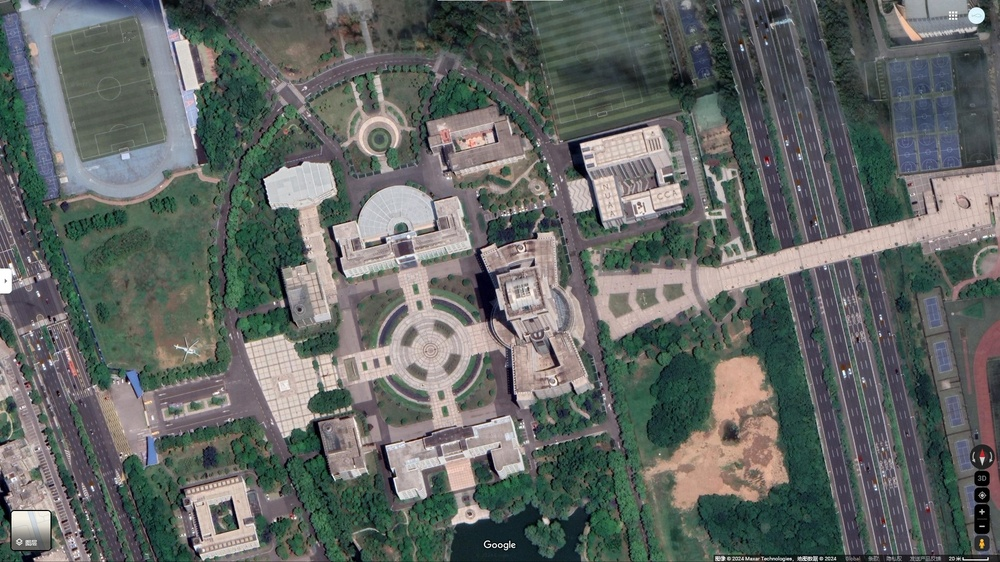
#> input picture week3/assets/nuaa.jpg, 1000 x 562 px, shrunk from 1920 x 1080 before the run, found by its file name
$ python tosar.py
#> lines starting #> are read from the running program, lines starting #| are printed output that depends on the picture
#> further down, optical_image is the input picture: shape (562, 1000, 3); mean B, G, R 100.2, 103.2, 98.5
import cv2
import numpy as np
from scipy.fftpack import fftshift, ifftshift, fft2, ifft2

def optical_to_sar(optical_image):
  # Convert the optical image to grayscale
  optical_image = cv2.cvtColor(optical_image, cv2.COLOR_BGR2GRAY)
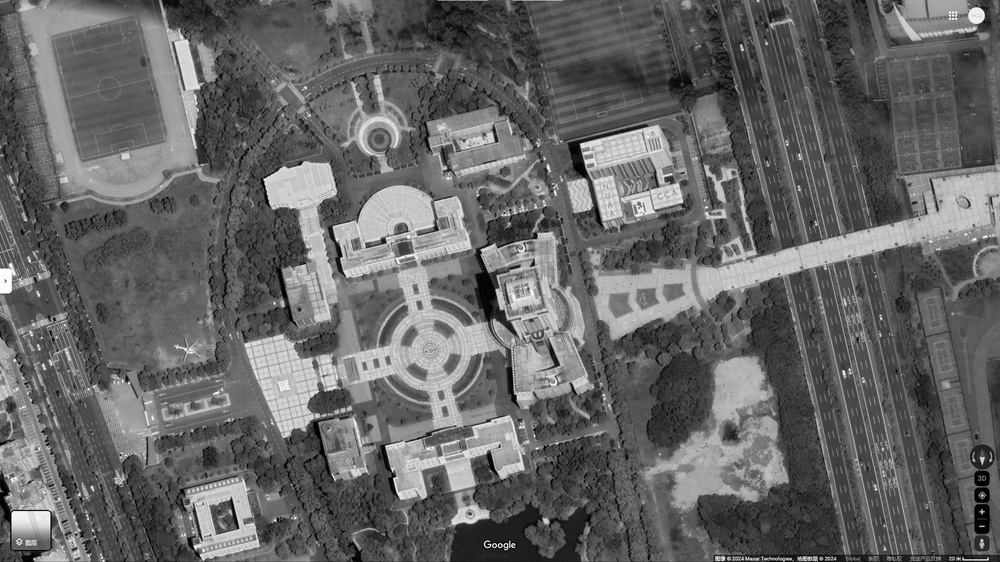
#> optical_image: shape (562, 1000); min 0, max 255, mean 101.5

  # Apply Fourier transform to the optical image
  optical_fft = fftshift(fft2(optical_image))

  # Apply some processing here to convert the optical FFT to SAR FFT
  # This is a complex process that depends on the specific characteristics of your SAR system
  # For the sake of this example, we'll just use the optical FFT as the SAR FFT
  sar_fft = optical_fft

  # Apply inverse Fourier transform to get the SAR image
  sar_image = np.abs(ifft2(ifftshift(sar_fft)))

  # Normalize the SAR image to [0, 1]
  sar_image = (sar_image - sar_image.min()) / (sar_image.max() - sar_image.min())

  return sar_image

# Load the optical image
optical_image = cv2.imread("C:\\Users\\Lenovo\\Desktop\\SAR\\week3\\assets\\nuaa.jpg")

# Convert the optical image to SAR
sar_image = optical_to_sar(optical_image)

# write the SAR image to disk
cv2.imwrite("C:\\Users\\Lenovo\\Desktop\\SAR\\week3\\assets\\nuaa_sar.jpg", sar_image * 255)

# Display the SAR image
#cv2.imshow('SAR Image', sar_image)
#cv2.waitKey(0)
#cv2.destroyAllWindows()
